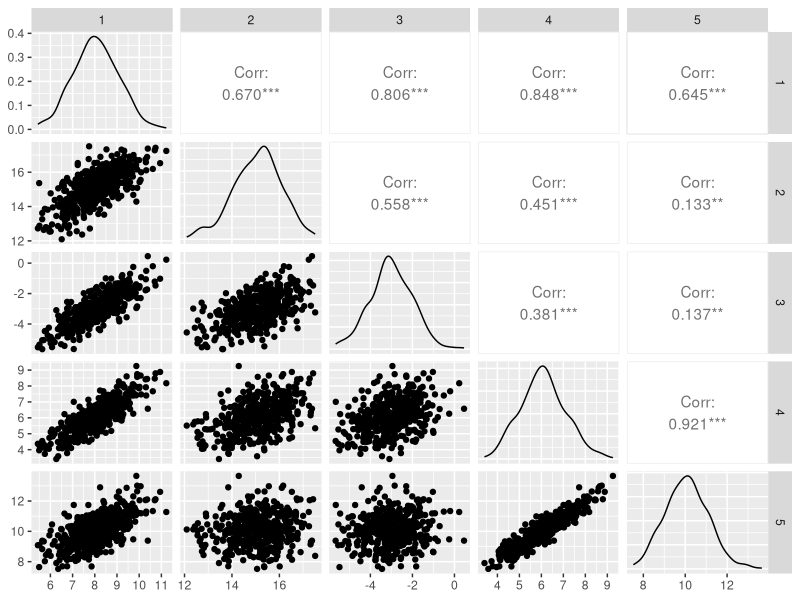

The R source for this figure: (Note: this script raises an error after producing the figure.)
# Generating tussock density data for linear regressions
# Keaton Wilson, modified by Mila Pruiett
# keatonwilson@me.com and ameliapruiett@clark.edu
# 2022-11-07

# packages
library(tidyverse)
library(truncnorm)
#library(faux)
library(MASS)
library(GGally)
library(Matrix)

# each row is data from a single site, all in one year
# varialbes- density, soil pH, nitrogen %, phosphorous %, 
# penguins within 100m sq, mean summer emp, mean winter temp, % soil rocks, max windspeed, avg UV index

# Major patterns in data:
# 1. Tussock density is positively correlated with temperature, penguin density, and nitrogen %
# 2. Tussock density is not correlated with any of the other variables


grass_data <- tibble(date =sort(rep(seq(as.Date("2021-03-01"), as.Date("2021-04-01"), by="days"), 15.5)), 
                                  location_ID = seq(from = 1, to = 480, by = 1),
                                  soil_pH = signif(rtruncnorm(n = 480, a = 0, mean = 5.5, sd = 1.3), digits = 3),
                                  p_content = signif(rtruncnorm(n = 480, a = 0, mean = 4, sd = 3.4), digits = 3),
                                  percent_soil_rock = signif(rtruncnorm(n = 480, mean = 65, sd = 20), digits = 3), 
                                  max_windspeed_knots = signif(rtruncnorm(n = 480, a= 0, mean = 12, sd = 10), digits = 4),
                                  avg_uv_index = round(rtruncnorm(n = 480, mean = 2, sd = 1)), 
                       
)



# makes it so that we always generate the same random bits if the number in
# set.set is the same each time
set.seed(8)

# create the variance covariance matrix
covMat <-rbind(c(1, 0.7, 1, 1, 0.7),
             c(0.7, 1, 0.5, 0.4, 0.1),
             c(1, 0.5, 1, 0.3, 0.12),
             c(1, 0.4, 0.3, 1, 0.9),
             c(0.7, 0.1, 0.12, 0.9, 1)) 

# get the nearest positive definite matrix for those numbers
nearPDforCov <- Matrix::nearPD(covMat, ensureSymmetry = T, keepDiag =T)

# extract the matrix from the pd fxn
sigmaVector <- nearPDforCov[["mat"]]@x

# transform that matrix (given as a vector) to a dataframe
sigma <- data.frame(split(sigmaVector, 
               cut(seq_along(sigmaVector),
                             5,
                             labels = F)))
  
# create the mean vector
mu<-c(8, 15, -3, 6, 10)

# generate the multivariate normal distribution
df<-as.data.frame(MASS::mvrnorm(n=480, mu=mu, Sigma=sigma))

# View the data to make sure it has the correlations we want
ggpairs(df)

# name the data frame's columns
df <- df %>% 
  rename(hairgrass_density = 1, 
         avg_summer_temp = 2,
         avg_winter_temp = 3, 
         penguin_density_within_100m = 4,
         n_content = 5)

# combine the correlated data with the uncorrelated data
hairgrass_data <- cbind(grass_data, df)

# sensibly round the numbers
hairgrass_data <- hairgrass_data %>% 
  mutate_at(c("avg_summer_temp", "avg_winter_temp", "n_content"), round, 1) %>% 
  mutate(hairgrass_density_m2 = round(hairgrass_density, 1),
         penguin_density_5m2 = round(penguin_density_within_100m, 1))

# remove uncessary rows
hairgrass_data <- hairgrass_data %>% 
  dplyr::select(-date, -hairgrass_density, -avg_winter_temp, -penguin_density_within_100m)

# write to a csv
write_csv(hairgrass_data, "modules/module_4/hairgrass_data.csv")



# check it out
hairgrass_data %>% ggplot(aes(x = hairgrass_density_per_m2, y = avg_summer_temp)) +
  geom_jitter() + 
  geom_smooth(method = "lm")

hairgrass_data %>% ggplot(aes(x = hairgrass_density_per_m2, y = n_content)) +
  geom_point() +
  geom_smooth(method = "lm")

summary(lm(hairgrass_density_per_m2 ~ avg_summer_temp + avg_winter_temp + 
             n_content + p_content + soil_pH + max_windspeed_knots +
             penguin_density_per_5m2_within_100_m +
             percent_soil_rock +
             avg_uv_index, data = hairgrass_data))

lm(data = hairgrass_data, formula = hairgrass_density_per_m2 ~ avg_uv_index)
